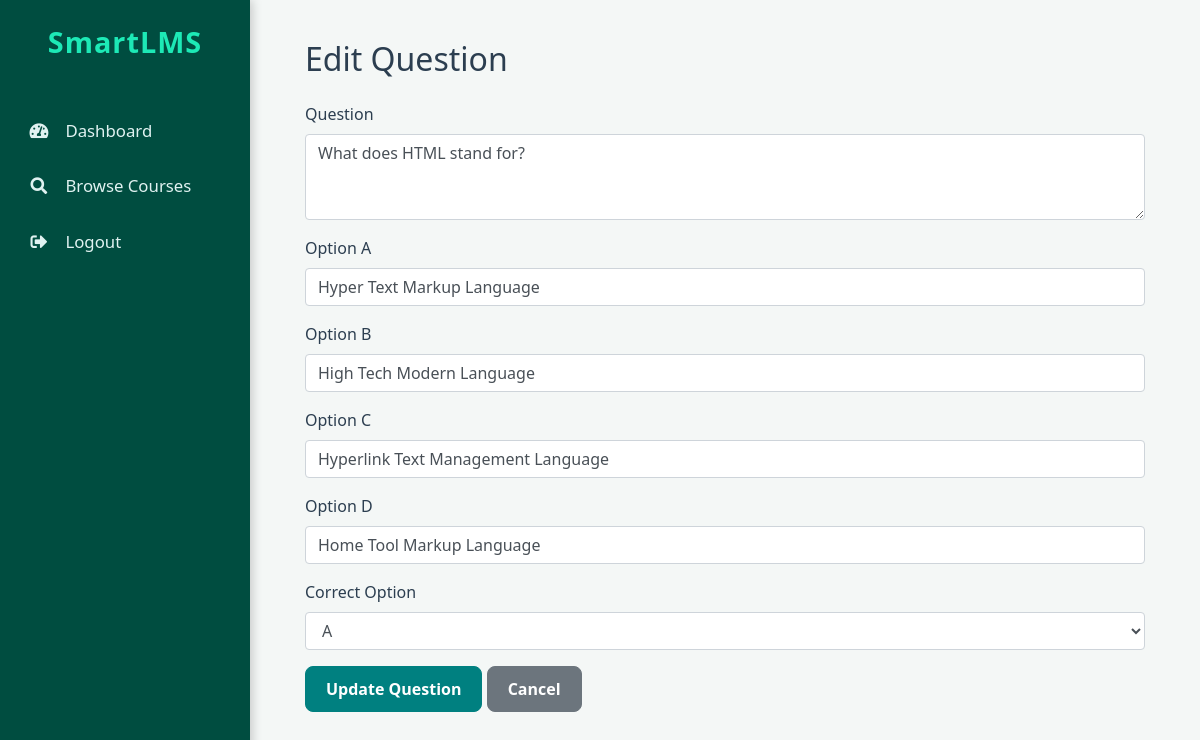
The app's page /SmartLMS/public/edit_question.php?id=1&quiz_id=2 (signed in) with its own data.
### tables this page shows
CREATE TABLE `questions` (
  `id` int(11) NOT NULL,
  `quiz_id` int(11) DEFAULT NULL,
  `question_text` text NOT NULL,
  `option_a` varchar(255) NOT NULL,
  `option_b` varchar(255) NOT NULL,
  `option_c` varchar(255) NOT NULL,
  `option_d` varchar(255) NOT NULL,
  `correct_option` char(1) NOT NULL,
  `created_at` timestamp NOT NULL DEFAULT current_timestamp()
);

### SmartLMS/public/edit_question.php (the view, shortened to what this page needs)
<?php
require_once '../data/db.php';
if (isset($_GET['id']) && isset($_GET['quiz_id'])) {
    $question_id = $_GET['id'];
    $quiz_id = $_GET['quiz_id'];
} else {
    header('Location: courses.php');
    exit;
}
if ($_SERVER["REQUEST_METHOD"] == "POST") {
    $question_text = $_POST['question_text'];
    $option_a = $_POST['option_a'];
    $option_b = $_POST['option_b'];
    $option_c = $_POST['option_c'];
    $option_d = $_POST['option_d'];
    $correct_option = $_POST['correct_option'];
    $sql = "UPDATE questions SET question_text = ?, option_a = ?, option_b = ?, option_c = ?, option_d = ?, correct_option = ? WHERE id = ?";
    if ($stmt = $conn->prepare($sql)) {
        $stmt->bind_param("ssssssi", $question_text, $option_a, $option_b, $option_c, $option_d, $correct_option, $question_id);
        if ($stmt->execute()) {
            header("location: manage_questions.php?quiz_id=" . $quiz_id);
            exit;
        } else {
            echo "Error: " . $stmt->error;
        }
        $stmt->close();
    }
    $conn->close();
} else {
    $sql = "SELECT * FROM questions WHERE id = ?";
    $question = null;
    if ($stmt = $conn->prepare($sql)) {
        $stmt->bind_param("i", $question_id);
        $stmt->execute();
        $result = $stmt->get_result();
        $question = $result->fetch_assoc();
    }
}
?>
<?php include 'includes/header.php'; ?>
<?php include 'includes/sidebar.php'; ?>
<div class="main-content">
    <div class="container-fluid">
        <h2 class="mb-4">Edit Question</h2>
        <?php if ($question): ?>
        <form action="edit_question.php?id=<?php echo $question_id; ?>&quiz_id=<?php echo $quiz_id; ?>" method="post">
            <div class="form-group">
                <label>Question</label>
                <textarea name="question_text" class="form-control" rows="3" required><?php echo htmlspecialchars($question['question_text']); ?></textarea>
            </div>
            <div class="form-group">
                <label>Option A</label>
                <input type="text" name="option_a" class="form-control" value="<?php echo htmlspecialchars($question['option_a']); ?>" required>
            </div>
            <div class="form-group">
                <label>Option B</label>
                <input type="text" name="option_b" class="form-control" value="<?php echo htmlspecialchars($question['option_b']); ?>" required>
            </div>
            <div class="form-group">
                <label>Option C</label>
                <input type="text" name="option_c" class="form-control" value="<?php echo htmlspecialchars($question['option_c']); ?>" required>
            </div>
            <div class="form-group">
                <label>Option D</label>
                <input type="text" name="option_d" class="form-control" value="<?php echo htmlspecialchars($question['option_d']); ?>" required>
            </div>
            <div class="form-group">
                <label>Correct Option</label>
                <select name="correct_option" class="form-control" required>
                    <option value="A" <?php if ($question['correct_option'] == 'A') echo 'selected'; ?>>A</option>
                </select>
            </div>
            <button type="submit" class="btn btn-primary">Update Question</button>
            <a href="manage_questions.php?quiz_id=<?php echo $quiz_id; ?>" class="btn btn-secondary">Cancel</a>
        </form>
        <?php else: ?>
            <div class="alert alert-danger">Question not found.</div>
        <?php endif; ?>
    </div>
</div>
<?php include 'includes/footer.php'; ?>

### SmartLMS/public/css/style.css (style rules this page uses)
:root { --primary-teal: #008080; --dark-teal: #004d40; --light-teal: #20c997; --accent-teal: #1de9b6; --bg-light: #f4f7f6; --text-dark: #2c3e50; --white: #ffffff; --shadow: 0 4px 6px rgba(0,0,0,0.1); --shadow-hover: 0 10px 15px rgba(0,0,0,0.15); --transition: all 0.3s ease; }
body { font-family: 'Segoe UI', Tahoma, Geneva, Verdana, sans-serif; background-color: var(--bg-light); color: var(--text-dark); margin: 0; }
.main-content { margin-left: 250px; padding: 40px; min-height: 100vh; }
.btn { border-radius: 8px; padding: 10px 20px; font-weight: 600; transition: var(--transition); }
.btn-primary { background-color: var(--primary-teal); border-color: var(--primary-teal); }

### records on screen
questions: question_text "What does HTML stand for?", option_a "Hyper Text Markup Language", option_b "High Tech Modern Language", option_c "Hyperlink Text Management Language", option_d "Home Tool Markup Language", correct_option "A"
